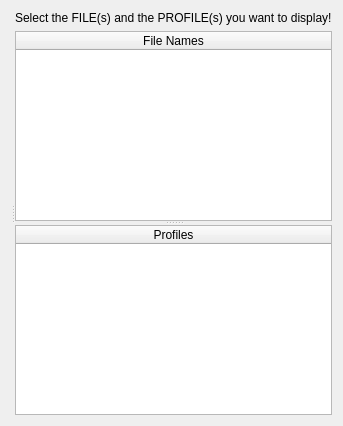
      <widget class="QWidget" name="tab_3">
       <attribute name="title">
        <string>All Profiles / All Images</string>
       </attribute>
       <layout class="QVBoxLayout" name="verticalLayout_10">
        <item>
         <widget class="QSplitter" name="all_plots_hori_splitter">
          <property name="orientation">
           <enum>Qt::Horizontal</enum>
          </property>
          <widget class="QWidget" name="all_plots_widget" native="true"/>
          <widget class="QWidget" name="layoutWidget">
           <layout class="QVBoxLayout" name="verticalLayout_9">
            <item>
             <widget class="QLabel" name="label_5">
              <property name="text">
               <string>Select the FILE(s) and the PROFILE(s) you want to display!</string>
              </property>
             </widget>
            </item>
            <item>
             <widget class="QSplitter" name="all_plots_verti_splitter">
              <property name="orientation">
               <enum>Qt::Vertical</enum>
              </property>
              <widget class="QTableWidget" name="all_plots_file_name_table">
               <property name="alternatingRowColors">
                <bool>true</bool>
               </property>
               <property name="selectionMode">
                <enum>QAbstractItemView::MultiSelection</enum>
               </property>
               <property name="selectionBehavior">
                <enum>QAbstractItemView::SelectRows</enum>
               </property>
               <attribute name="horizontalHeaderStretchLastSection">
                <bool>true</bool>
               </attribute>
               <attribute name="verticalHeaderStretchLastSection">
                <bool>false</bool>
               </attribute>
               <column>
                <property name="text">
                 <string>File Names</string>
                </property>
               </column>
              </widget>
              <widget class="QTableWidget" name="all_plots_profiles_table">
               <property name="alternatingRowColors">
                <bool>true</bool>
               </property>
               <property name="selectionMode">
                <enum>QAbstractItemView::MultiSelection</enum>
               </property>
               <property name="selectionBehavior">
                <enum>QAbstractItemView::SelectRows</enum>
               </property>
               <attribute name="horizontalHeaderStretchLastSection">
                <bool>true</bool>
               </attribute>
               <attribute name="verticalHeaderStretchLastSection">
                <bool>false</bool>
               </attribute>
               <column>
                <property name="text">
                 <string>Profiles</string>
                </property>
               </column>
              </widget>
             </widget>
            </item>
           </layout>
          </widget>
         </widget>
        </item>
       </layout>
      </widget>
